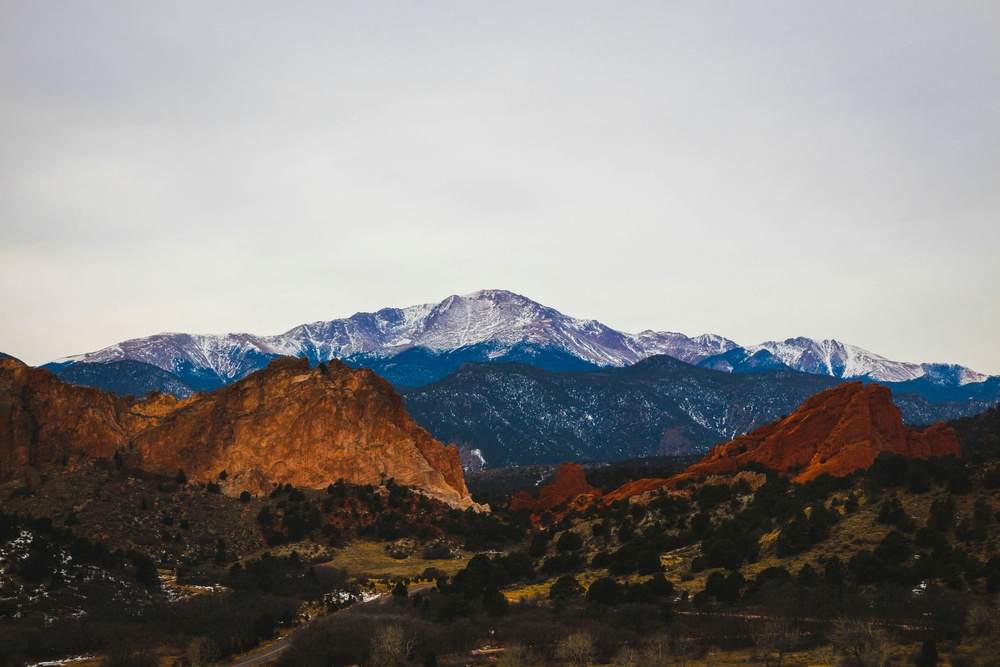
#> input picture alexis-gethin-bTC6U6peVkg-unsplash-2.jpg, 1000 x 667 px, shrunk from 5184 x 3456 before the run
$ python stencil_creator2.py alexis-gethin-bTC6U6peVkg-unsplash-2.jpg
#> lines starting #> are read from the running program, lines starting #| are printed output that depends on the picture; after the words box and inside, x2 and y2 are one past the last pixel; in counts of white or black regions, pixels touching at a corner belong together
import argparse
import os
import subprocess
from pathlib import Path

import cv2
import numpy as np
import vtracer  # Fixed import

def preprocess_phone_photo(input_path, config):
#> called with input_path = 'alexis-gethin-bTC6U6peVkg-unsplash-2.jpg'
    img = cv2.imread(input_path)
#> img is the input picture: shape (667, 1000, 3); mean B, G, R 131.5, 132.8, 135.4
    if img is None:
        raise ValueError(f"Failed to load {input_path}")

    gray = cv2.cvtColor(img, cv2.COLOR_BGR2GRAY)
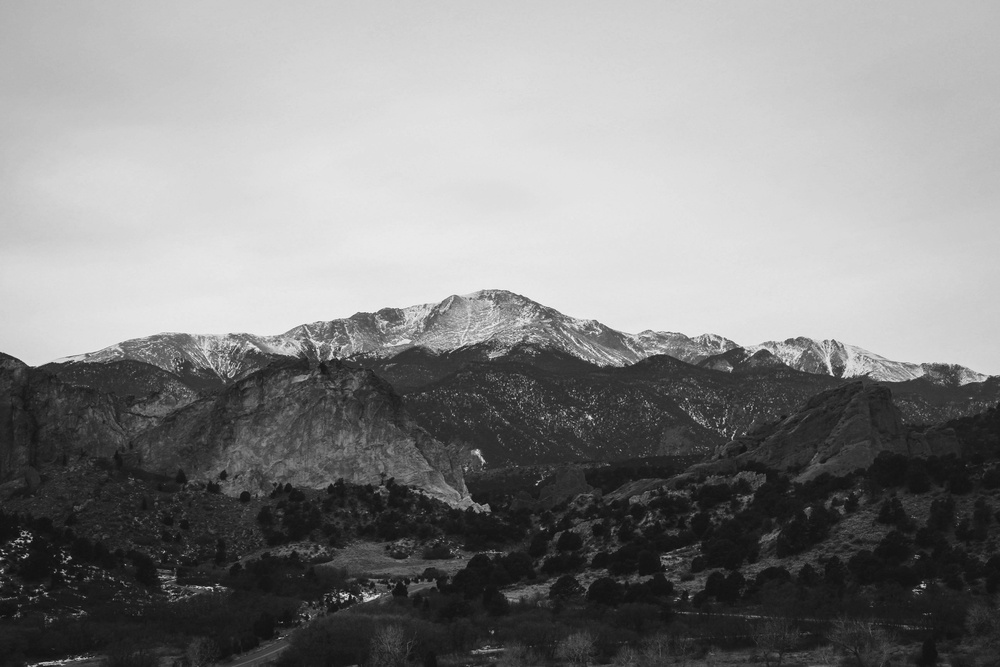
#> gray: shape (667, 1000); min 7, max 246, mean 133.4
    denoised = cv2.fastNlMeansDenoising(gray, h=config['denoise_strength'])
    blurred = cv2.GaussianBlur(denoised, (5, 5), config['blur_radius'])

    # Adaptive threshold preserves density variations for "opacity" feel
    thresh = cv2.adaptiveThreshold(
        blurred, 255, cv2.ADAPTIVE_THRESH_GAUSSIAN_C,
        cv2.THRESH_BINARY, 11, config['threshold_offset']
    )
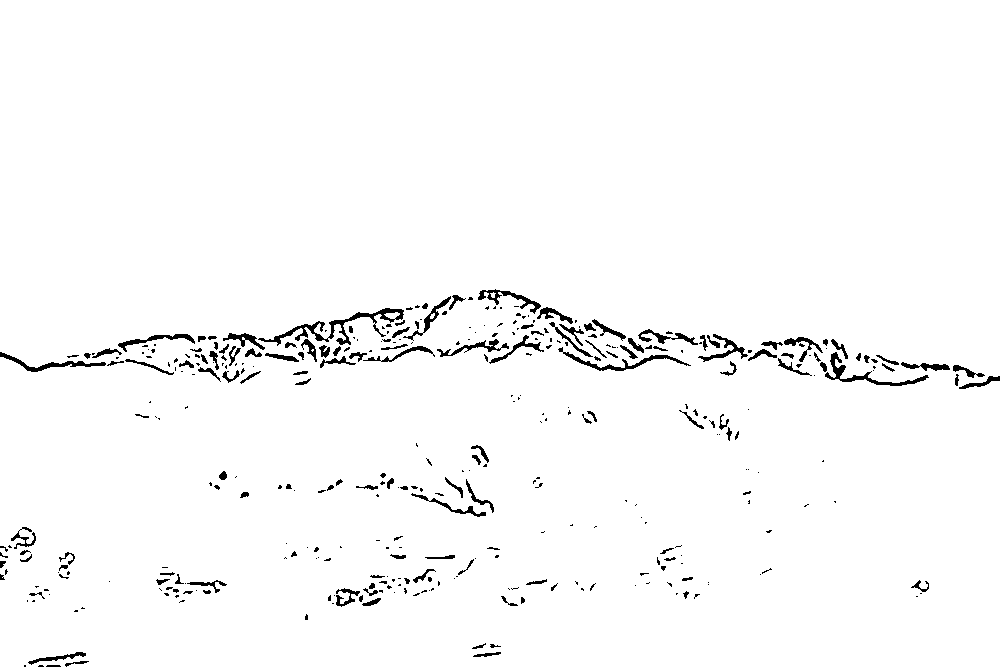
#> thresh: shape (667, 1000); 97.8% white; 370 black regions (227 under 20 px), largest, box (x1, y1, x2, y2) and area: (258, 308, 404, 346) 1006, (825, 352, 929, 386) 571, (558, 347, 691, 371) 503

    if config['invert']:
        thresh = cv2.bitwise_not(thresh)

    kernel = np.ones((3, 3), np.uint8)
    cleaned = cv2.morphologyEx(thresh, cv2.MORPH_OPEN, kernel, iterations=1)
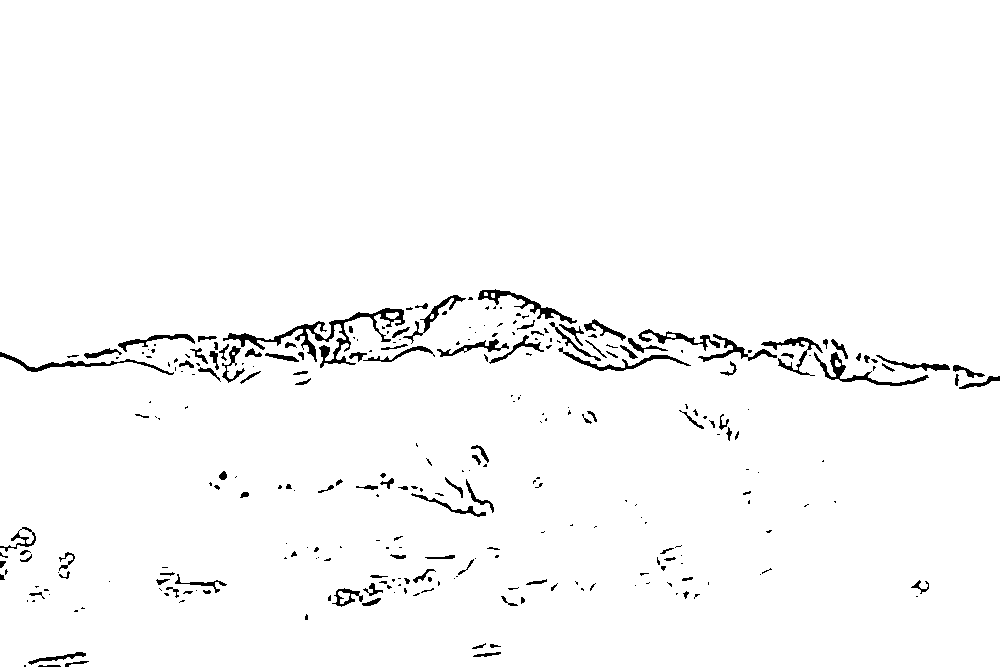
#> cleaned: shape (667, 1000); 97.7% white; 285 black regions (168 under 20 px), largest, box (x1, y1, x2, y2) and area: (223, 308, 405, 368) 1818, (814, 352, 929, 386) 659, (478, 289, 577, 324) 646

    temp_path = str(Path(input_path).with_suffix('.preprocessed.png'))
    cv2.imwrite(temp_path, cleaned)
    return temp_path

def image_to_vector(input_path, output_base, config):
    preprocessed = preprocess_phone_photo(input_path, config)

    # vtracer single-color/binary mode for screen printing
    svg_path = output_base + ".svg"
    vtracer.convert_image_to_svg_py(
        preprocessed,
        svg_path,
        colormode='binary',           # single color
        filter_speckle=config['min_area'],
        corner_threshold=config['corner_threshold'],
        length_threshold=config['detail_level'] * 10,  # scale to vtracer range
        max_iterations=10
    )
#> (this line was passed over: vtracer is not available in this run)

    # EPS export (standard for print)
    eps_path = output_base + ".eps"
    try:
        subprocess.run(['inkscape', svg_path, '--export-filename', eps_path],
                       check=True, capture_output=True, text=True)
#> (this line was passed over: subprocess is not available in this run)
        print(f"EPS generated: {eps_path}")
    except FileNotFoundError:
        print("Inkscape not found. Install it for EPS/AI export.")
    except subprocess.CalledProcessError as e:
        print(f"EPS export failed: {e.stderr}")

    os.remove(preprocessed)
    return svg_path, eps_path

if __name__ == "__main__":
    parser = argparse.ArgumentParser(description="Phone photo → clean vector for screen printing")
    parser.add_argument("input", help="Input photo path")
    parser.add_argument("--detail", type=float, default=0.65, help="0.0-1.0 (lower = simpler, bolder outlines)")
    parser.add_argument("--denoise", type=int, default=15, help="Higher removes more phone noise")
    parser.add_argument("--blur", type=float, default=1.5)
    parser.add_argument("--threshold", type=int, default=5)
    parser.add_argument("--min-area", type=int, default=25)
    parser.add_argument("--invert", action="store_true")
    parser.add_argument("--output", default=None, help="Output base name")

    args = parser.parse_args()

    config = {
        "detail_level": args.detail,
        "denoise_strength": args.denoise,
        "blur_radius": args.blur,
        "threshold_offset": args.threshold,
        "min_area": args.min_area,
        "invert": args.invert,
        "corner_threshold": 60
    }

    output_base = args.output or str(Path(args.input).with_suffix(''))
    svg, eps = image_to_vector(args.input, output_base, config)
    print(f"Vectorization complete: {svg}")
